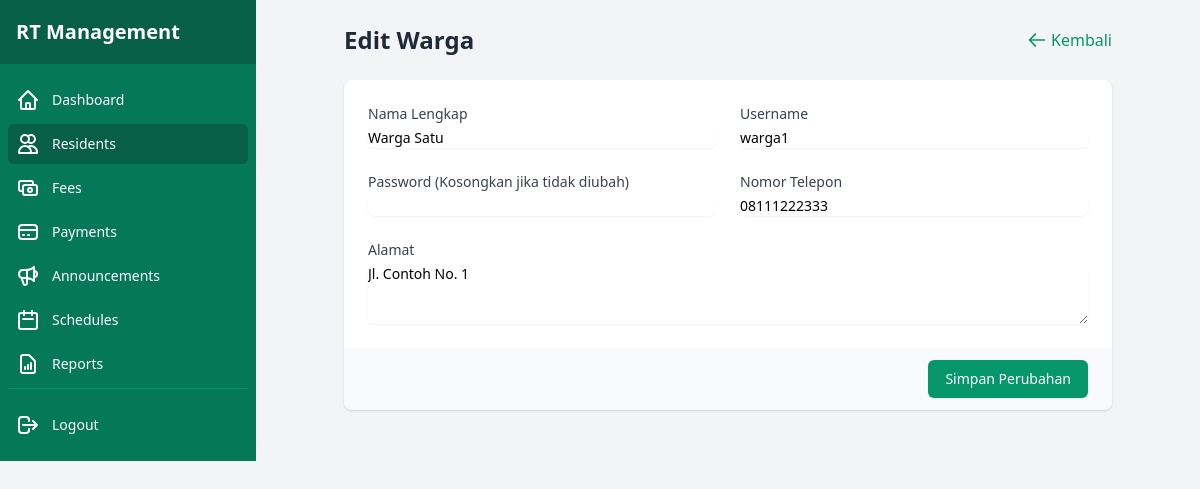
The app's page /admin/resident/edit/2 (signed in) with its own data.
### tables this page shows
CREATE TABLE IF NOT EXISTS users (
    id INT AUTO_INCREMENT PRIMARY KEY,
    name VARCHAR(100) NOT NULL,
    username VARCHAR(50) NOT NULL UNIQUE,
    password VARCHAR(255) NOT NULL,
    role ENUM('admin', 'warga') NOT NULL DEFAULT 'warga',
    address TEXT,
    phone VARCHAR(20),
    created_at DATETIME DEFAULT CURRENT_TIMESTAMP,
    updated_at DATETIME ON UPDATE CURRENT_TIMESTAMP
);

### app/controllers/AdminController.php (called while the page is built, shortened)
<?php
class AdminController {
    public function editResidentPage($id) {
        $userModel = new User();
        $resident = $userModel->findById($id);
        $data = ['resident' => $resident];
        require_once BASE_PATH . '/app/views/admin/edit_resident.php';
    }
}

### public/index.php (called while the page is built, shortened)
<?php
require_once BASE_PATH . '/config/database.php';
spl_autoload_register(function ($class) {
    $class = str_replace('\\', DIRECTORY_SEPARATOR, $class);
    $file = BASE_PATH . DIRECTORY_SEPARATOR . $class . '.php';
});
require_once BASE_PATH . '/routes/web.php';
$url = isset($_GET['url']) ? $_GET['url'] : '';
$url = rtrim($url, '/');
Router::route($url);

### config/database.php (called while the page is built, shortened)
<?php
class Database {
    private static $instance = null;
    private $connection;
    private function __construct() {
        try {
            $this->connection = new PDO(
                'mysql:host=' . DB_HOST . ';dbname=' . DB_NAME . ';charset=utf8mb4',
                DB_USER,
                DB_PASS,
                [
                    PDO::ATTR_ERRMODE => PDO::ERRMODE_EXCEPTION,
                    PDO::ATTR_DEFAULT_FETCH_MODE => PDO::FETCH_ASSOC,
                    PDO::ATTR_EMULATE_PREPARES => false
                ]
            );
        } catch (PDOException $e) {
            die('Database Connection Error: ' . $e->getMessage());
        }
    }
    public static function getInstance() {
        if (self::$instance === null) {
            self::$instance = new self();
        }
        return self::$instance;
    }
    public function getConnection() {
        return $this->connection;
    }
}

### app/models/User.php (called while the page is built, shortened)
<?php
class User {
    private $db;
    public function __construct() {
        $this->db = \Database::getInstance()->getConnection();
    }
    public function findById($id) {
        $stmt = $this->db->prepare("SELECT * FROM users WHERE id = :id");
        $stmt->execute(['id' => $id]);
        return $stmt->fetch();
    }
}

### app/views/admin/edit_resident.php (the view, shortened to what this page needs)
<!DOCTYPE html>
<html lang="id">
<head>
    <link href="https://cdn.jsdelivr.net/npm/tailwindcss@2.2.19/dist/tailwind.min.css" rel="stylesheet">
    <link rel="stylesheet" href="/css/styles.css">
</head>
<body class="bg-gray-100 min-h-screen flex flex-col">
    <?php include BASE_PATH . '/app/views/components/admin_header.php'; ?>
    <div class="flex flex-1">
        <?php include BASE_PATH . '/app/views/components/admin_sidebar.php'; ?>
        <main class="flex-1 p-4 md:p-6 overflow-y-auto">
            <div class="max-w-3xl mx-auto">
                <div class="flex justify-between items-center mb-6">
                    <h1 class="text-2xl font-bold text-gray-800">Edit Warga</h1>
                    <a href="/admin/residents" class="text-green-600 hover:text-green-800 flex items-center">
                        <svg xmlns="http://www.w3.org/2000/svg" class="h-5 w-5 mr-1" fill="none" viewBox="0 0 24 24" stroke="currentColor">
                            <path stroke-linecap="round" stroke-linejoin="round" stroke-width="2" d="M10 19l-7-7m0 0l7-7m-7 7h18" />
                        </svg>
                        Kembali
                    </a>
                </div>
                <div class="bg-white rounded-lg shadow overflow-hidden">
                    <form action="/admin/resident/edit/<?= $data['resident']['id'] ?>" method="POST" data-validate>
                        <div class="p-6 space-y-6">
                            <div class="grid grid-cols-1 gap-6 sm:grid-cols-2">
                                <div>
                                    <label for="name" class="block text-sm font-medium text-gray-700">Nama Lengkap</label>
                                    <input type="text" name="name" id="name" value="<?= htmlspecialchars($data['resident']['name']) ?>" class="mt-1 focus:ring-green-500 focus:border-green-500 block w-full shadow-sm sm:text-sm border-gray-300 rounded-md" required>
                                </div>
                                <div>
                                    <label for="username" class="block text-sm font-medium text-gray-700">Username</label>
                                    <input type="text" name="username" id="username" value="<?= htmlspecialchars($data['resident']['username']) ?>" class="mt-1 focus:ring-green-500 focus:border-green-500 block w-full shadow-sm sm:text-sm border-gray-300 rounded-md" required>
                                </div>
                                <div>
                                    <label for="password" class="block text-sm font-medium text-gray-700">Password (Kosongkan jika tidak diubah)</label>
                                    <input type="password" name="password" id="password" class="mt-1 focus:ring-green-500 focus:border-green-500 block w-full shadow-sm sm:text-sm border-gray-300 rounded-md">
                                </div>
                                <div>
                                    <label for="phone" class="block text-sm font-medium text-gray-700">Nomor Telepon</label>
                                    <input type="tel" name="phone" id="phone" value="<?= htmlspecialchars($data['resident']['phone']) ?>" class="mt-1 focus:ring-green-500 focus:border-green-500 block w-full shadow-sm sm:text-sm border-gray-300 rounded-md" required>
                                </div>
                            </div>
                            <div>
                                <label for="address" class="block text-sm font-medium text-gray-700">Alamat</label>
                                <textarea name="address" id="address" rows="3" class="mt-1 focus:ring-green-500 focus:border-green-500 block w-full shadow-sm sm:text-sm border-gray-300 rounded-md" required><?= htmlspecialchars($data['resident']['address']) ?></textarea>
                            </div>
                        </div>
                        <div class="px-4 py-3 bg-gray-50 text-right sm:px-6">
                            <button type="submit" class="inline-flex justify-center py-2 px-4 border border-transparent shadow-sm text-sm font-medium rounded-md text-white bg-green-600 hover:bg-green-700 focus:outline-none focus:ring-2 focus:ring-offset-2 focus:ring-green-500">
                                Simpan Perubahan
                            </button>
                        </div>
                    </form>
                </div>
            </div>
        </main>
    </div>
</body>
</html>

### routes/web.php (shortened to what this page needs)
<?php
class Router {
    private static $routes = [];
    public static function register($method, $url, $controller, $action) {
        self::$routes[] = [
            'method' => $method,
            'url' => $url,
            'controller' => $controller,
            'action' => $action
        ];
    }
    public static function route($url) {
        $method = $_SERVER['REQUEST_METHOD'];
        foreach (self::$routes as $route) {
            $pattern = self::convertRouteToRegex($route['url']);
            if ($route['method'] == $method && preg_match($pattern, $url, $matches)) {
                array_shift($matches);
                $controller = new $controllerName();
                call_user_func_array([$controller, $route['action']], $matches);
                return;
            }
        }
    }
    private static function convertRouteToRegex($route) {
        $route = preg_replace('/\:([a-zA-Z0-9]+)/', '([^/]+)', $route);
        return '/^' . str_replace('/', '\/', $route) . '$/';
    }
}

### app/views/components/admin_sidebar.php (shortened to what this page needs)
<div class="hidden md:flex md:flex-shrink-0">
    <div class="flex flex-col w-64">
        <div class="flex flex-col h-0 flex-1 bg-green-700">
            <div class="flex items-center h-16 flex-shrink-0 px-4 bg-green-800">
                <h1 class="text-xl font-bold text-white">RT Management</h1>
            </div>
            <div class="flex-1 flex flex-col overflow-y-auto">
                <nav class="flex-1 px-2 py-4 space-y-1">
                    <a href="/admin/dashboard" class="<?php echo strpos($_SERVER['REQUEST_URI'], '/admin/dashboard') === 0 ? 'bg-green-800' : 'hover:bg-green-600'; ?> text-white group flex items-center px-2 py-2 text-sm font-medium rounded-md">
                        Dashboard
                    </a>
                    <a href="/admin/residents" class="<?php echo strpos($_SERVER['REQUEST_URI'], '/admin/resident') === 0 ? 'bg-green-800' : 'hover:bg-green-600'; ?> text-white group flex items-center px-2 py-2 text-sm font-medium rounded-md">
                        <svg xmlns="http://www.w3.org/2000/svg" class="mr-3 h-6 w-6" fill="none" viewBox="0 0 24 24" stroke="currentColor">
                            <path stroke-linecap="round" stroke-linejoin="round" stroke-width="2" d="M12 4.354a4 4 0 110 5.292M15 21H3v-1a6 6 0 0112 0v1zm0 0h6v-1a6 6 0 00-9-5.197M13 7a4 4 0 11-8 0 4 4 0 018 0z" />
                        </svg>
                        Residents
                    </a>
                    <a href="/admin/fees" class="<?php echo strpos($_SERVER['REQUEST_URI'], '/admin/fee') === 0 ? 'bg-green-800' : 'hover:bg-green-600'; ?> text-white group flex items-center px-2 py-2 text-sm font-medium rounded-md">
                        Fees
                    </a>
                    <a href="/admin/payments" class="<?php echo strpos($_SERVER['REQUEST_URI'], '/admin/payment') === 0 ? 'bg-green-800' : 'hover:bg-green-600'; ?> text-white group flex items-center px-2 py-2 text-sm font-medium rounded-md">
                        <svg xmlns="http://www.w3.org/2000/svg" class="mr-3 h-6 w-6" fill="none" viewBox="0 0 24 24" stroke="currentColor">
                            <path stroke-linecap="round" stroke-linejoin="round" stroke-width="2" d="M3 10h18M7 15h1m4 0h1m-7 4h12a3 3 0 003-3V8a3 3 0 00-3-3H6a3 3 0 00-3 3v8a3 3 0 003 3z" />
                        </svg>
                        Payments
                    </a>
                    <a href="/admin/announcements" class="<?php echo strpos($_SERVER['REQUEST_URI'], '/admin/announcement') === 0 ? 'bg-green-800' : 'hover:bg-green-600'; ?> text-white group flex items-center px-2 py-2 text-sm font-medium rounded-md">
                        Announcements
                    </a>
                    <a href="/admin/schedules" class="<?php echo strpos($_SERVER['REQUEST_URI'], '/admin/schedule') === 0 ? 'bg-green-800' : 'hover:bg-green-600'; ?> text-white group flex items-center px-2 py-2 text-sm font-medium rounded-md">
                        <svg xmlns="http://www.w3.org/2000/svg" class="mr-3 h-6 w-6" fill="none" viewBox="0 0 24 24" stroke="currentColor">
                            <path stroke-linecap="round" stroke-linejoin="round" stroke-width="2" d="M8 7V3m8 4V3m-9 8h10M5 21h14a2 2 0 002-2V7a2 2 0 00-2-2H5a2 2 0 00-2 2v12a2 2 0 002 2z" />
                        </svg>
                        Schedules
                    </a>
                    <a href="/admin/reports" class="<?php echo strpos($_SERVER['REQUEST_URI'], '/admin/report') === 0 ? 'bg-green-800' : 'hover:bg-green-600'; ?> text-white group flex items-center px-2 py-2 text-sm font-medium rounded-md">
                        Reports
                    </a>
                    <div class="pt-4 mt-4 border-t border-green-600">
                        <a href="/logout" class="text-white hover:bg-green-600 group flex items-center px-2 py-2 text-sm font-medium rounded-md">
                            <svg xmlns="http://www.w3.org/2000/svg" class="mr-3 h-6 w-6" fill="none" viewBox="0 0 24 24" stroke="currentColor">
                                <path stroke-linecap="round" stroke-linejoin="round" stroke-width="2" d="M17 16l4-4m0 0l-4-4m4 4H7m6 4v1a3 3 0 01-3 3H6a3 3 0 01-3-3V7a3 3 0 013-3h4a3 3 0 013 3v1" />
                            </svg>
                            Logout
                        </a>
                    </div>
                </nav>
            </div>
        </div>
    </div>
</div>

### records on screen
users: name "Warga Satu", username "warga1", phone "08111222333", address "Jl. Contoh No. 1"
